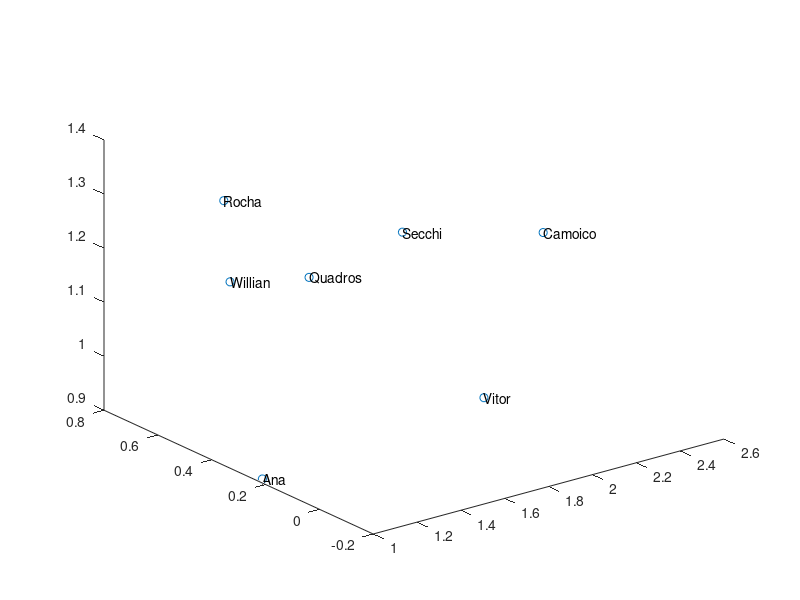

Reproduce this figure in MATLAB.
% 1º ano prova 1
 %X = [0.3333333333333333 0.5 0.2 0.6 0.5714285714285714 0.5 0.35714285714285715 0.5833333333333334 0 ;0.5 1 0.6 0.8 0.42857142857142855 0.75 0.5714285714285714 0.5833333333333334 1 ;0.16666666666666666 1 0.6 0.8 0.5714285714285714 1 0.5 0.6666666666666666 1 ;0.6666666666666666 0.5 0.4 0.8 0.5714285714285714 0.5 0.5 0.8333333333333334 1 ;0.3333333333333333 1 0.4 0.8 0.8571428571428571 0.75 0.7142857142857143 0.8333333333333334 1 ;0.8333333333333334 1 0.8 0.6 0.7142857142857143 0.5 0.6428571428571429 1 1 ;0.8333333333333334 1 1 0.8 0.5714285714285714 0.5 0.8571428571428571 0.9166666666666666 1 ;0.8333333333333334 1 0.6 0.8 0.8571428571428571 0.75 0.8571428571428571 1 1 ]

% 2º ano prova 1
X = [0.25 0.6666666666666666 0.5 0.8 0.4 0.4 0.4666666666666667 0.5833333333333334 0.6666666666666666 ;0.25 1 0.75 1 0.8 0.4 0.5333333333333333 0.5833333333333334 0.6666666666666666 ;0.5 1 0.5 1 0.8 0.8 0.5333333333333333 0.5833333333333334 0.6666666666666666 ;0.5 1 0.75 1 0.6 0.8 0.5333333333333333 0.6666666666666666 0.6666666666666666 ;1 1 1 1 0.4 0.6 0.6 0.8333333333333334 1 ;1 1 0.875 0.8 0.6 0.8 0.9333333333333333 0.9166666666666666 0.6666666666666666 ;1 1 0.875 0.8 1 1 0.9333333333333333 0.6666666666666666 1]

[U, S] = pca(X);

Ured = U(:,1:3)

fprintf('Variância retida');	(S(1,1)+S(2,2)+S(3,3))/sum(sum(S))

Xred = X * Ured

plot3(Xred(:,1), Xred(:,2), Xred(:,3),'o');
dx = 0.1 ; dy = 0.1 ; dz = 0.1;
%	{'Damke', 'Finamore', 'Balardin', 'Blanca', 'Mariana', 'Fer', 'Perez', 'Vitor'}
%	{'Ana', 'Rocha', 'Willian', 'Quadros', 'Camoico', 'Vitor', 'Secchi'}
text(Xred(:,1), Xred(:,2), Xred(:,3), {'Ana', 'Rocha', 'Willian', 'Quadros', 'Camoico', 'Vitor', 'Secchi'});
